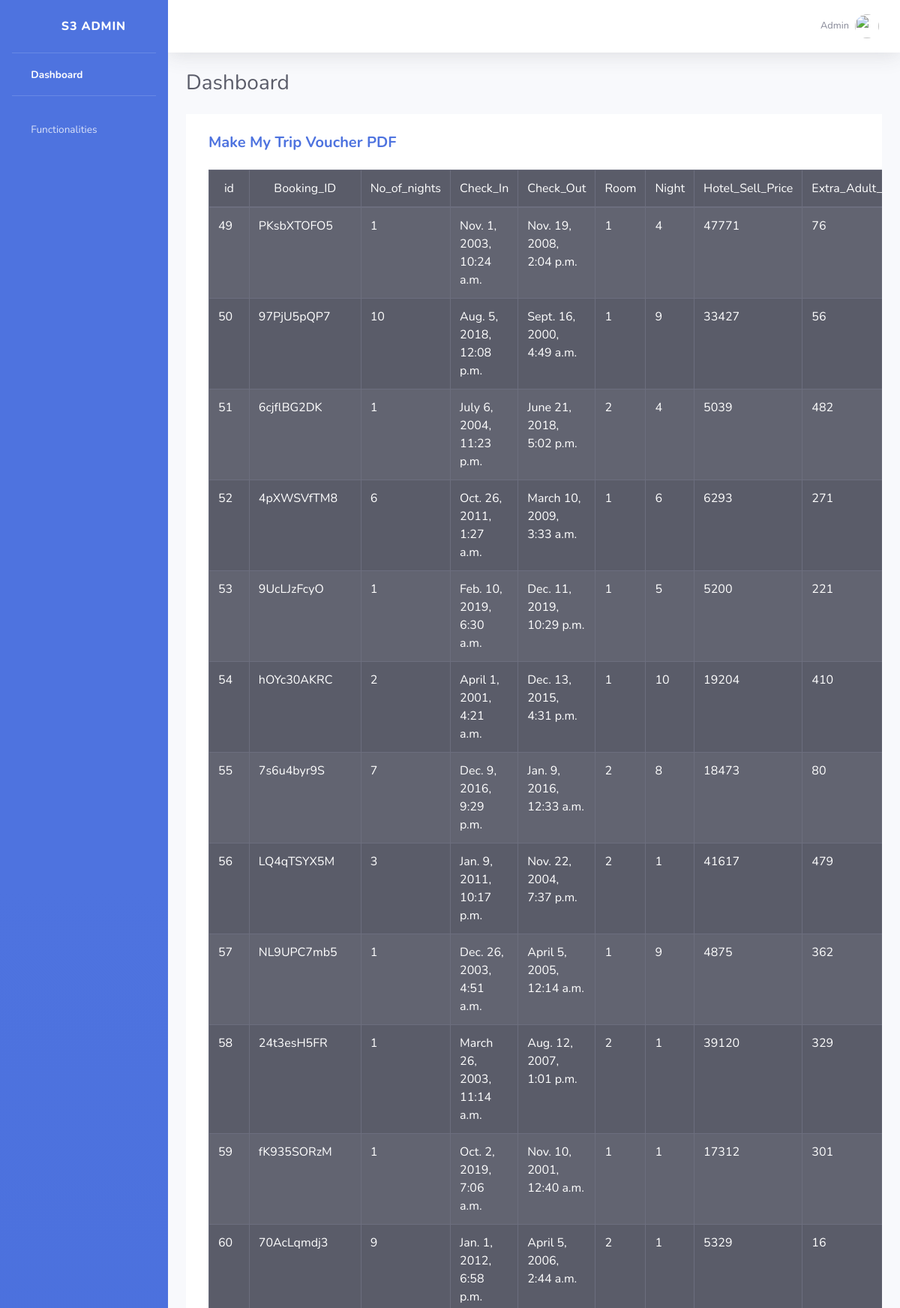
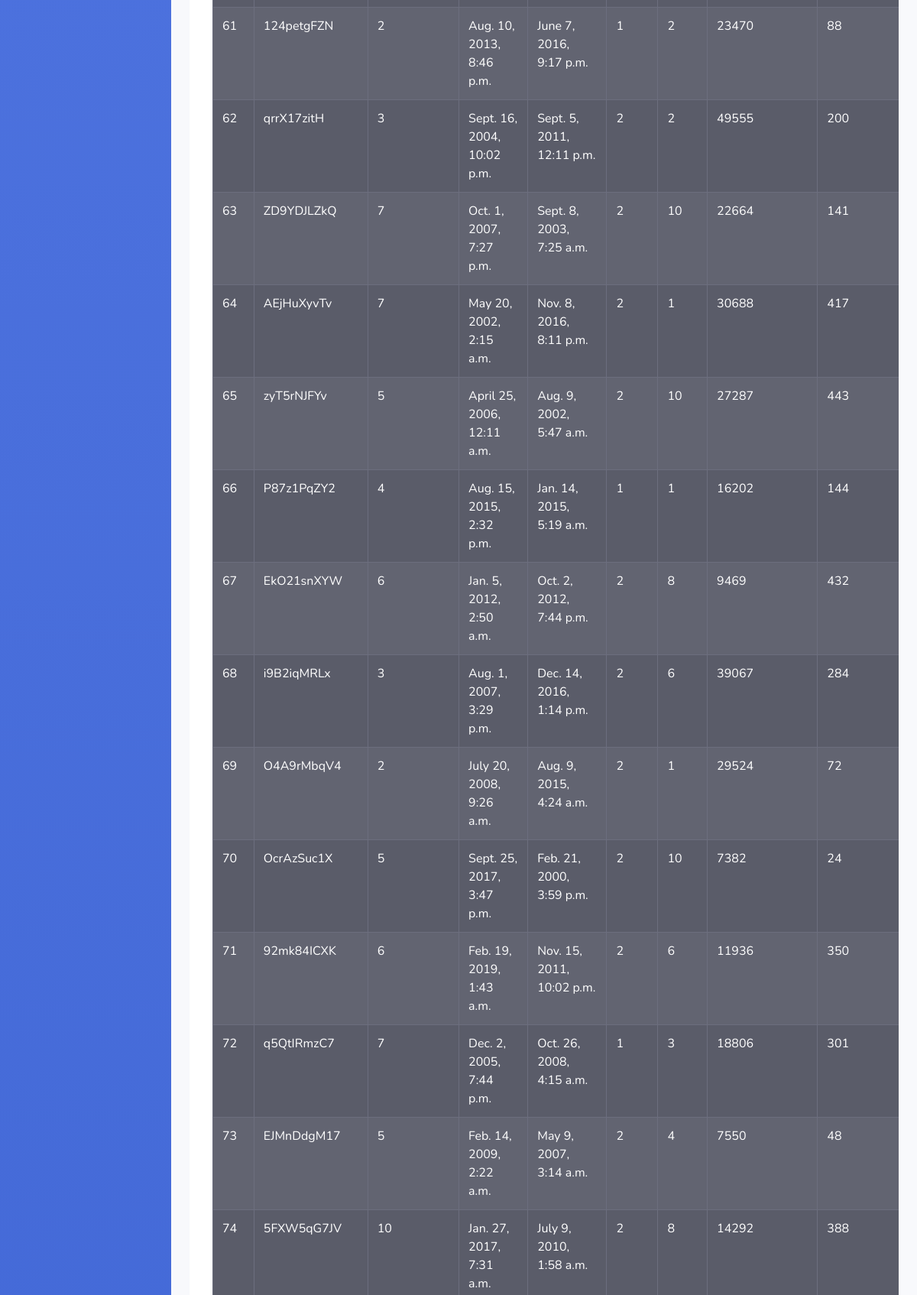
The page /home (upper part) on the database its author committed (2 pictures, top to bottom).
### upload/models.py (models this page shows)
class Type1(models.Model):
    Booking_ID = models.CharField(max_length=30, unique=True)
    No_of_nights = models.IntegerField(null=True, blank=True)
    Check_In = models.DateTimeField(max_length=30, null=True,blank=True)
    Check_Out = models.DateTimeField(max_length=30,null=True,blank=True)
    Room = models.IntegerField(null=True, blank=True)
    Night = models.IntegerField(null=True,blank=True)
    Hotel_Sell_Price = models.CharField(max_length = 30,null=True,blank=True)
    Extra_Adult_Child_Charge = models.IntegerField(null=True,blank=True)
    Hotel_Gross_Price = models.IntegerField(null=True,blank=True)
    MMT_Commission = models.IntegerField(null=True,blank=True)
    GST_18_Including_IGST_or_SGST_CGST = models.IntegerField(null=True,blank=True)
    MMT_to_Pay_Hotel_A_B = models.IntegerField(null=True,blank=True)
    GST_on_hotel_accommodation_charges_by_Ecommerce_Operator = models.IntegerField(null=True,blank=True)
    Primary_Guest = models.CharField(max_length = 30,null=True,blank=True)
    E_mail = models.CharField(max_length = 30,null=True,blank=True)
    Contact_No = models.CharField(max_length = 50,null=True,blank=True)
    Room_Category = models.CharField(max_length = 30,null=True,blank=True)
    Meal_Plan = models.CharField(max_length = 30,null=True,blank=True)

### upload/views.py (the view)
# urls.py: path('home',views.home,name='home'),
def home(request):
    return render(request,'home.html',{'data':data_from_db(),'flag':'True'})

### upload/views.py (called while the page is built)
def data_from_db():
    heading = ['Make My Trip Voucher PDF','Make My Trip Transaction CSV','Booking.com CSV','RazorPay CSV','mSwipe XLS','Atom CSV','Bank XLS']
    data = dict()
    res = list(Type1.objects.values())
    data[heading[0]] = res
    res = list(Type2.objects.values())
    data[heading[1]] = res
    res = list(Type3.objects.values())
    data[heading[2]] = res
    res = list(Type4.objects.values())
    data[heading[3]] = res
    res = list(Type5.objects.values())
    data[heading[4]] = res
    res = list(Type6.objects.values())
    data[heading[5]] = res
    res = list(Type7.objects.values())
    data[heading[6]] = res
    return data

### Templates/home.html (shortened to what this page needs)
<!DOCTYPE html>
<html lang="en">
<head>
  <link href="/static/vendor/fontawesome-free/css/all.min.css" rel="stylesheet" type="text/css">
  <link href="/static/css/sb-admin-2.min.css" rel="stylesheet">
</head>
<body id="page-top">
  <div id="wrapper">
    <ul class="navbar-nav bg-gradient-primary sidebar sidebar-dark accordion" id="accordionSidebar">
      <a class="sidebar-brand d-flex align-items-center justify-content-center" href="index.html">
        <div class="sidebar-brand-icon rotate-n-15">
          <i class="fas fa-laugh-wink"></i>
        </div>
        <div class="sidebar-brand-text mx-3">S3 Admin </div>
      </a>
      <hr class="sidebar-divider my-0">
      <li class="nav-item active">
          {% if flag == 'True' %}
            <a class="nav-link" href="/home">
            <i class="fas fa-fw fa-tachometer-alt"></i>
          <span>Dashboard</span></a>
          {% elif flag == 'False' %}
            <a class="nav-link" href="/manualaudit">
            <i class="fas fa-fw fa-tachometer-alt"></i>
          <span>Manual Audit</span></a>
          {% else %}
          <a class="nav-link" href="/fileupload">
            <i class="fas fa-fw fa-tachometer-alt"></i>
          <span>File Upload</span></a>
          {% endif %}
      </li>
      <hr class="sidebar-divider">
      <li class="nav-item">
        <a class="nav-link collapsed" href="#" data-toggle="collapse" data-target="#collapseTwo" aria-expanded="true" aria-controls="collapseTwo">
          <i class="fas fa-fw fa-cog"></i>
          <span>Functionalities</span>
        </a>
      </li>
    </ul>
    <div id="content-wrapper" class="d-flex flex-column">
      <div id="content">
        <nav class="navbar navbar-expand navbar-light bg-white topbar mb-4 static-top shadow">
          <ul class="navbar-nav ml-auto">
            <li class="nav-item dropdown no-arrow d-sm-none">
            <li class="nav-item dropdown no-arrow">
              <a class="nav-link dropdown-toggle" href="#" id="userDropdown" role="button" data-toggle="dropdown" aria-haspopup="true" aria-expanded="false">
                <span class="mr-2 d-none d-lg-inline text-gray-600 small">Admin</span>
                <img class="img-profile rounded-circle" src="https://source.unsplash.com/QAB-WJcbgJk/60x60">
              </a>
            </li>
          </ul>
        </nav>
        <div class="container-fluid">
          <div class="d-sm-flex align-items-center justify-content-between mb-4">
            {% if flag == 'True' %}
            <h1 class="h3 mb-0 text-gray-800">Dashboard</h1>
            {% elif flag == 'False' %}
            <h1 class="h3 mb-0 text-gray-800">Manual Audit</h1>
            {% else %}
            <h1 class="h3 mb-0 text-gray-800">File Upload</h1>
            {% endif %}
          </div>
                  {% for key,i in data.items %}
                      {% if i|length %}
                      <div style="padding:10px 30px;overflow-x:scroll;background-color: white;margin-bottom:40px;">
                            <p><h5 class="m-0 font-weight-bold text-primary" style="position: absolute;">{{ key }}</h5></p>
                            <br><br>
                            <table class="table table-bordered table-dark table-striped">
                              <thead>
                                  <tr>
                                      {% for j in i.0   %}
                                          <td align = 'center'>{{ j }}</td>
                                      {% endfor %}
                                  </tr>
                              </thead>
                              <tbody>
                                  {% for j in i %}
                                  <tr>
                                      {% for key, value in j.items %}
                                          <td>{{ value }}</td>
                                      {% endfor %}
                                  </tr>
                                  {% endfor %}
                              </tbody>
                          </table>
                        </div>
                        {% endif %}
                  {% endfor %}
              </div>
            </div>
          </div>
      </div>
</body>
</html>

### rows shown on the page
Type1: j "49" "PKsbXTOFO5" "1" "Nov. 1, 2003, 10:24 a.m." "Nov. 19, 2008, 2:04 p.m." "1" "4" "47771" "76"
Type1: j "50" "97PjU5pQP7" "10" "Aug. 5, 2018, 12:08 p.m." "Sept. 16, 2000, 4:49 a.m." "1" "9" "33427" "56"
Type1: j "51" "6cjflBG2DK" "1" "July 6, 2004, 11:23 p.m." "June 21, 2018, 5:02 p.m." "2" "4" "5039" "482"
Type1: j "52" "4pXWSVfTM8" "6" "Oct. 26, 2011, 1:27 a.m." "March 10, 2009, 3:33 a.m." "1" "6" "6293" "271"
Type1: j "53" "9UcLJzFcyO" "1" "Feb. 10, 2019, 6:30 a.m." "Dec. 11, 2019, 10:29 p.m." "1" "5" "5200" "221"
Type1: j "54" "hOYc30AKRC" "2" "April 1, 2001, 4:21 a.m." "Dec. 13, 2015, 4:31 p.m." "1" "10" "19204" "410"
Type1: j "55" "7s6u4byr9S" "7" "Dec. 9, 2016, 9:29 p.m." "Jan. 9, 2016, 12:33 a.m." "2" "8" "18473" "80"
Type1: j "56" "LQ4qTSYX5M" "3" "Jan. 9, 2011, 10:17 p.m." "Nov. 22, 2004, 7:37 p.m." "2" "1" "41617" "479"
Type1: j "57" "NL9UPC7mb5" "1" "Dec. 26, 2003, 4:51 a.m." "April 5, 2005, 12:14 a.m." "1" "9" "4875" "362"
Type1: j "58" "24t3esH5FR" "1" "March 26, 2003, 11:14 a.m." "Aug. 12, 2007, 1:01 p.m." "2" "1" "39120" "329"
Type1: j "59" "fK935SORzM" "1" "Oct. 2, 2019, 7:06 a.m." "Nov. 10, 2001, 12:40 a.m." "1" "1" "17312" "301"
Type1: j "60" "70AcLqmdj3" "9" "Jan. 1, 2012, 6:58 p.m." "April 5, 2006, 2:44 a.m." "2" "1" "5329" "16"
Type1: j "61" "124petgFZN" "2" "Aug. 10, 2013, 8:46 p.m." "June 7, 2016, 9:17 p.m." "1" "2" "23470" "88"
Type1: j "62" "qrrX17zitH" "3" "Sept. 16, 2004, 10:02 p.m." "Sept. 5, 2011, 12:11 p.m." "2" "2" "49555" "200"
Type1: j "63" "ZD9YDJLZkQ" "7" "Oct. 1, 2007, 7:27 p.m." "Sept. 8, 2003, 7:25 a.m." "2" "10" "22664" "141"
Type1: j "64" "AEjHuXyvTv" "7" "May 20, 2002, 2:15 a.m." "Nov. 8, 2016, 8:11 p.m." "2" "1" "30688" "417"
Type1: j "65" "zyT5rNJFYv" "5" "April 25, 2006, 12:11 a.m." "Aug. 9, 2002, 5:47 a.m." "2" "10" "27287" "443"
Type1: j "66" "P87z1PqZY2" "4" "Aug. 15, 2015, 2:32 p.m." "Jan. 14, 2015, 5:19 a.m." "1" "1" "16202" "144"
Type1: j "67" "EkO21snXYW" "6" "Jan. 5, 2012, 2:50 a.m." "Oct. 2, 2012, 7:44 p.m." "2" "8" "9469" "432"
Type1: j "68" "i9B2iqMRLx" "3" "Aug. 1, 2007, 3:29 p.m." "Dec. 14, 2016, 1:14 p.m." "2" "6" "39067" "284"
Type1: j "69" "O4A9rMbqV4" "2" "July 20, 2008, 9:26 a.m." "Aug. 9, 2015, 4:24 a.m." "2" "1" "29524" "72"
Type1: j "70" "OcrAzSuc1X" "5" "Sept. 25, 2017, 3:47 p.m." "Feb. 21, 2000, 3:59 p.m." "2" "10" "7382" "24"
Type1: j "71" "92mk84ICXK" "6" "Feb. 19, 2019, 1:43 a.m." "Nov. 15, 2011, 10:02 p.m." "2" "6" "11936" "350"
Type1: j "72" "q5QtIRmzC7" "7" "Dec. 2, 2005, 7:44 p.m." "Oct. 26, 2008, 4:15 a.m." "1" "3" "18806" "301"
Type1: j "73" "EJMnDdgM17" "5" "Feb. 14, 2009, 2:22 a.m." "May 9, 2007, 3:14 a.m." "2" "4" "7550" "48"
Type1: j "74" "5FXW5qG7JV" "10" "Jan. 27, 2017, 7:31 a.m." "July 9, 2010, 1:58 a.m." "2" "8" "14292" "388"

### other values the page prints
{{ key }} "Make My Trip Voucher PDF"
{{ j }} "id" "Booking_ID" "No_of_nights" "Check_In" "Check_Out" "Room" "Night" "Hotel_Sell_Price"
